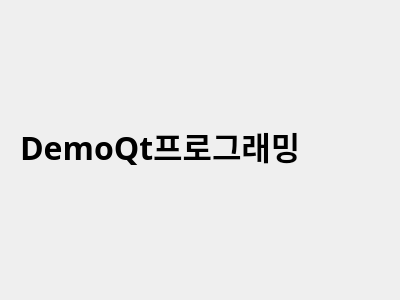
<?xml version="1.0" encoding="UTF-8"?>
<ui version="4.0">
 <class>Dialog</class>
 <widget class="QDialog" name="Dialog">
  <property name="geometry">
   <rect>
    <x>0</x>
    <y>0</y>
    <width>400</width>
    <height>300</height>
   </rect>
  </property>
  <property name="windowTitle">
   <string>Dialog</string>
  </property>
  <widget class="QLabel" name="label">
   <property name="geometry">
    <rect>
     <x>20</x>
     <y>90</y>
     <width>341</width>
     <height>111</height>
    </rect>
   </property>
   <property name="font">
    <font>
     <family>맑은 고딕</family>
     <pointsize>24</pointsize>
     <weight>75</weight>
     <bold>true</bold>
    </font>
   </property>
   <property name="text">
    <string>DemoQt프로그래밍</string>
   </property>
  </widget>
 </widget>
 <resources/>
 <connections/>
</ui>
